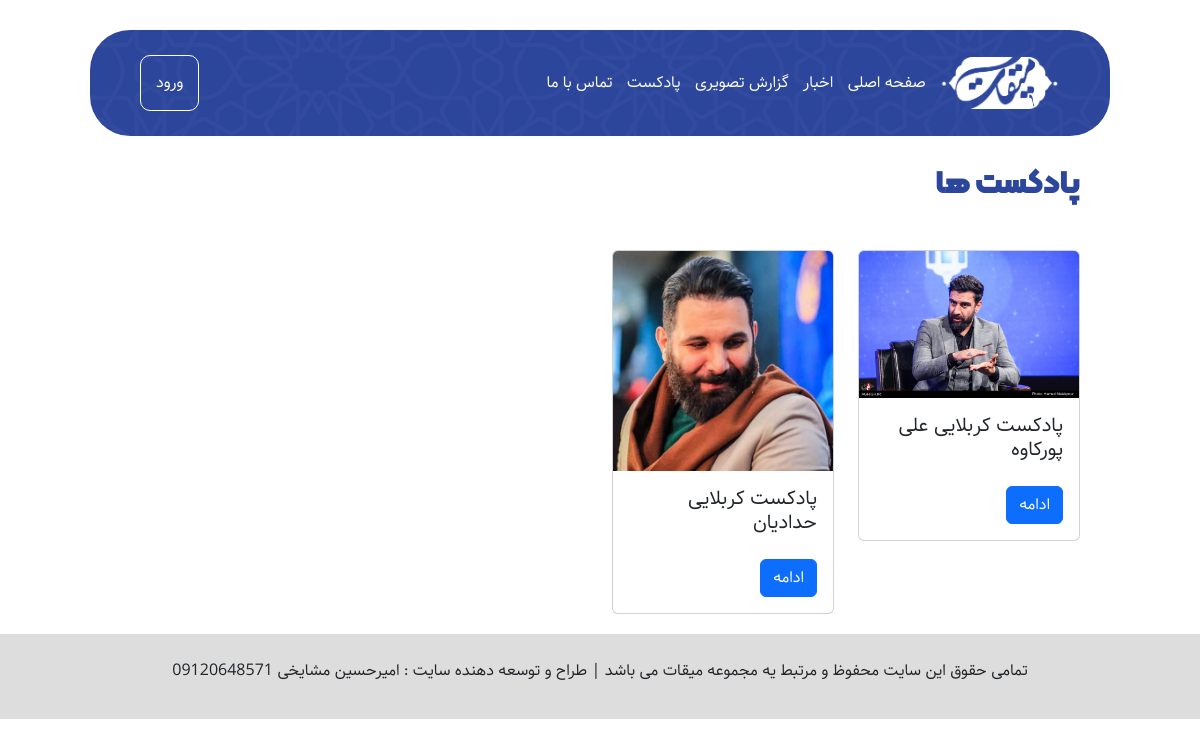
Screenshot of /podcasts.php with the database file from the repository.
### tables this page shows
CREATE TABLE `podcast` (
  `pid` int(11) NOT NULL,
  `title` varchar(255) NOT NULL,
  `tozihat` text NOT NULL,
  `imageshakhes` varchar(255) NOT NULL,
  `music` varchar(255) NOT NULL,
  `date` date NOT NULL
);

### podcasts.php (the view, shortened to what this page needs)
<?php
$conn = mysqli_connect('localhost','root','');
$querypodcast = mysqli_query($conn,'select * from podcast order by date desc');
?>
<!DOCTYPE html>
<html lang="fa">
<head>
    <link rel="stylesheet" href="./style/style.css">
    <link rel="stylesheet" href="./style/contactus.css">
    <link href="./bootstrap/bootstrap.min.css" rel="stylesheet">
</head>
<body>
  <header>
    <nav>
      <a href="./index.php" class="logo">
        <img src="./images/mighat-logo.png">
      </a>
      <a href="index.php">صفحه اصلی</a>
      <a href="blogs.php">اخبار</a>
      <a href="tasviris.php">گزارش تصویری</a>
      <a href="podcasts.php">پادکست</a>
      <a href="./contact-us.html">تماس با ما</a>
    </nav>
      <a href="./login.php" class="btn-login">
        <span>ورود</span>
      </a>
  </header>
  <section class="contact">
    <h1 class="titrinfo">پادکست ها</h1>
    <div class="row">
        <?php
        while($p= mysqli_fetch_array($querypodcast,MYSQLI_ASSOC)){
            echo '<div class="col-3 mt-3">';
                echo '<div class="card">';
                echo '<img class="card-img-top" src="'.$p['imageshakhes'].'">';
                echo '<div class="card-body">';
                    echo '<h5 class="card-title">'.$p['title'].'</h5>';
                echo ' <a href="postpodcast.php?id='.$p['pid'].'" class="btn btn-primary mt-3">ادامه</a>';
                echo '</div>';
                echo '</div>';
            echo '</div>';
        }
        ?>
    </div>
  </section>
  <section class="footer">
    <div class="copyright">
      <p>تمامی حقوق این سایت محفوظ و مرتبط یه مجموعه میقات می باشد  | طراح و توسعه دهنده سایت : امیرحسین مشایخی 09120648571</p>
    </div>
  </section>
</body>
</html>

### style/style.css (style rules this page uses)
:root { --aval: #2C469B; --narenji: #FF5722; }
* { padding: 0; margin: 0; box-sizing: border-box; font-family: 'Samim'; }
body { direction: rtl; }
header { width: 85%; background-image: url(../images/Frame-757.png); background-color: var(--aval); margin: 30px auto; display: flex; justify-content: space-between; align-items: center; border-radius: 40px; padding: 25px 50px; }
header nav .logo { display: inline-block; width: 120px; }
header nav .logo img { width: 100%; }
header nav a { color: white; margin-left: 10px; text-decoration: none; }
header .btn-login { color: white; border: 1px solid #fff; border-radius: 10px; text-decoration: none; padding: 15px; }
.copyright { display: flex; flex-wrap: wrap; justify-content: center; align-items: center; font-size: 16px; background-color: #ddd; padding-top: 25px; padding-bottom: 20px; }
.titrinfo { font-family: 'Kalameh'; font-size: 32px; color: var(--aval); margin: 30px auto; }

### style/contactus.css (style rules this page uses)
.contact { width: 80%; margin: 20px auto; }

### rows the page displays
podcast: imageshakhes (picture), title "پادکست کربلایی علی پورکاوه"
podcast: imageshakhes (picture), title "پادکست کربلایی حدادیان"
